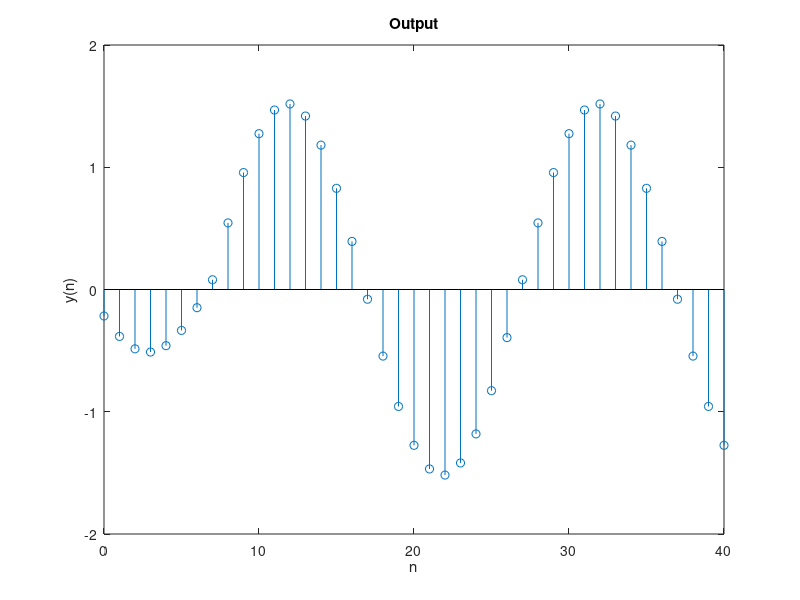

This figure's MATLAB source:
clc
clear all

%number of samples
n = 0:1:40 
%Representation for a 8-point MA filter
x = 2 * sin(((pi*n)/10)-(pi/3))
B = 1/8 * ones(8,1);
output  = filter(B,1,x);
%plot of the input to the filter
stem(n,x)
title('Input');
xlabel('n')
ylabel('x(n)')
%plot of ouput of the filter
stem(n,output)
title('Output');
xlabel('n')
ylabel('y(n)')
